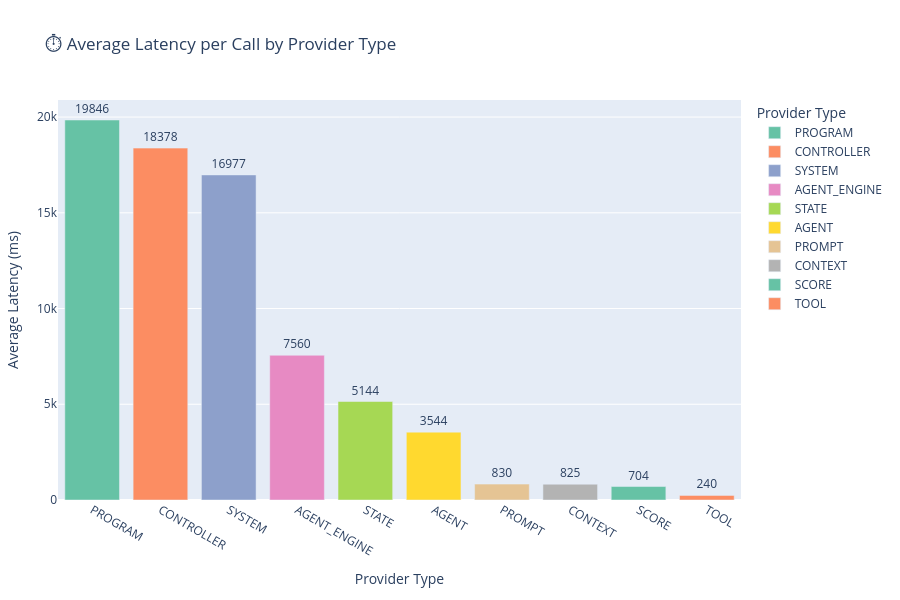

Notebook code for this chart:
### Markdown cell above
### ⏱️ Average Latency per Call by Provider Type

This bar chart displays the **average execution time per invocation** for each `provider_type`, providing a normalized view of performance cost.

#### 🧠 What this code does:
- Groups the log (`df`) by `provider_type`.
- Calculates:
  - **Total latency** (`sum`)
  - **Call count** (`count`)
  - **Average latency per call** (normalized by dividing total by count)
- Rounds the average values to **integers** for cleaner chart labels.
- Renders a **bar chart** with color-coded provider types using a consistent palette.

#### 🔍 What you're observing:
- This view accounts for how frequently a provider is called, exposing **per-call cost**.
- Helpful for spotting **low-frequency but expensive providers** (e.g., `agent_engine`) vs. **high-frequency lightweight tools**.
- Guides decisions around **caching**, **parallelization**, or **refactoring** based on execution efficiency.

Use this alongside total latency charts to balance **frequency** and **impact** across the system.

### Code cell
import plotly.express as px

# Work on a copy to preserve the original DataFrame
df_avg_latency = df.copy()

# Truncate provider_type to the part after the last '.'
df_avg_latency['provider_type'] = df_avg_latency['provider_type'].apply(lambda x: x.split('.')[-1])

# Compute total latency and call count per provider type
latency_stats = (
    df_avg_latency.groupby("provider_type")["latency_ms"]
    .agg(total_latency="sum", call_count="count")
    .reset_index()
)

# Calculate average latency per call
latency_stats["avg_latency_per_call"] = latency_stats["total_latency"] / latency_stats["call_count"]

# Convert for display
latency_stats["avg_latency_label"] = latency_stats["avg_latency_per_call"].round().astype(int)

# Sort for better visual layout
latency_stats = latency_stats.sort_values("avg_latency_per_call", ascending=False)

# Plot
fig = px.bar(
    latency_stats,
    x="provider_type",
    y="avg_latency_per_call",
    text="avg_latency_label",
    title="⏱️ Average Latency per Call by Provider Type",
    labels={"provider_type": "Provider Type", "avg_latency_per_call": "Avg Latency (ms)"},
    color="provider_type",
    color_discrete_sequence=px.colors.qualitative.Set2
)

fig.update_traces(textposition="outside")

fig.update_layout(
    height=600,
    margin=dict(t=100, b=100, l=50, r=50),
    xaxis_title="Provider Type",
    yaxis_title="Average Latency (ms)"
)

fig.show()

### Figure 1 — Plotly figure (JSON) as saved in the notebook; plotly's stock layout.template omitted (floating-point values rounded to 4 significant figures)
{"data": [{"hovertemplate": "Provider Type=%{x}<br>Avg Latency (ms)=%{y}<br>avg_latency_label=%{text}<extra></extra>", "legendgroup": "PROGRAM", "marker": {"color": "rgb(102,194,165)", "pattern": {"shape": ""}}, "name": "PROGRAM", "orientation": "v", "showlegend": true, "text": [19850.0], "textposition": "outside", "type": "bar", "x": ["PROGRAM"], "xaxis": "x", "y": [19850.0], "yaxis": "y"}, {"hovertemplate": "Provider Type=%{x}<br>Avg Latency (ms)=%{y}<br>avg_latency_label=%{text}<extra></extra>", "legendgroup": "CONTROLLER", "marker": {"color": "rgb(252,141,98)", "pattern": {"shape": ""}}, "name": "CONTROLLER", "orientation": "v", "showlegend": true, "text": [18380.0], "textposition": "outside", "type": "bar", "x": ["CONTROLLER"], "xaxis": "x", "y": [18380.0], "yaxis": "y"}, {"hovertemplate": "Provider Type=%{x}<br>Avg Latency (ms)=%{y}<br>avg_latency_label=%{text}<extra></extra>", "legendgroup": "SYSTEM", "marker": {"color": "rgb(141,160,203)", "pattern": {"shape": ""}}, "name": "SYSTEM", "orientation": "v", "showlegend": true, "text": [16980.0], "textposition": "outside", "type": "bar", "x": ["SYSTEM"], "xaxis": "x", "y": [16980.0], "yaxis": "y"}, {"hovertemplate": "Provider Type=%{x}<br>Avg Latency (ms)=%{y}<br>avg_latency_label=%{text}<extra></extra>", "legendgroup": "AGENT_ENGINE", "marker": {"color": "rgb(231,138,195)", "pattern": {"shape": ""}}, "name": "AGENT_ENGINE", "orientation": "v", "showlegend": true, "text": [7560.0], "textposition": "outside", "type": "bar", "x": ["AGENT_ENGINE"], "xaxis": "x", "y": [7560.0], "yaxis": "y"}, {"hovertemplate": "Provider Type=%{x}<br>Avg Latency (ms)=%{y}<br>avg_latency_label=%{text}<extra></extra>", "legendgroup": "STATE", "marker": {"color": "rgb(166,216,84)", "pattern": {"shape": ""}}, "name": "STATE", "orientation": "v", "showlegend": true, "text": [5144.0], "textposition": "outside", "type": "bar", "x": ["STATE"], "xaxis": "x", "y": [5144.0], "yaxis": "y"}, {"hovertemplate": "Provider Type=%{x}<br>Avg Latency (ms)=%{y}<br>avg_latency_label=%{text}<extra></extra>", "legendgroup": "AGENT", "marker": {"color": "rgb(255,217,47)", "pattern": {"shape": ""}}, "name": "AGENT", "orientation": "v", "showlegend": true, "text": [3544.0], "textposition": "outside", "type": "bar", "x": ["AGENT"], "xaxis": "x", "y": [3544.0], "yaxis": "y"}, {"hovertemplate": "Provider Type=%{x}<br>Avg Latency (ms)=%{y}<br>avg_latency_label=%{text}<extra></extra>", "legendgroup": "PROMPT", "marker": {"color": "rgb(229,196,148)", "pattern": {"shape": ""}}, "name": "PROMPT", "orientation": "v", "showlegend": true, "text": [830.0], "textposition": "outside", "type": "bar", "x": ["PROMPT"], "xaxis": "x", "y": [830.0], "yaxis": "y"}, {"hovertemplate": "Provider Type=%{x}<br>Avg Latency (ms)=%{y}<br>avg_latency_label=%{text}<extra></extra>", "legendgroup": "CONTEXT", "marker": {"color": "rgb(179,179,179)", "pattern": {"shape": ""}}, "name": "CONTEXT", "orientation": "v", "showlegend": true, "text": [825.0], "textposition": "outside", "type": "bar", "x": ["CONTEXT"], "xaxis": "x", "y": [825.0], "yaxis": "y"}, {"hovertemplate": "Provider Type=%{x}<br>Avg Latency (ms)=%{y}<br>avg_latency_label=%{text}<extra></extra>", "legendgroup": "SCORE", "marker": {"color": "rgb(102,194,165)", "pattern": {"shape": ""}}, "name": "SCORE", "orientation": "v", "showlegend": true, "text": [704.0], "textposition": "outside", "type": "bar", "x": ["SCORE"], "xaxis": "x", "y": [704.1], "yaxis": "y"}, {"hovertemplate": "Provider Type=%{x}<br>Avg Latency (ms)=%{y}<br>avg_latency_label=%{text}<extra></extra>", "legendgroup": "TOOL", "marker": {"color": "rgb(252,141,98)", "pattern": {"shape": ""}}, "name": "TOOL", "orientation": "v", "showlegend": true, "text": [240.0], "textposition": "outside", "type": "bar", "x": ["TOOL"], "xaxis": "x", "y": [240.5], "yaxis": "y"}], "layout": {"barmode": "relative", "height": 600, "legend": {"title": {"text": "Provider Type"}, "tracegroupgap": 0}, "margin": {"b": 100, "l": 50, "r": 50, "t": 100}, "title": {"text": "⏱️ Average Latency per Call by Provider Type"}, "xaxis": {"anchor": "y", "categoryarray": ["PROGRAM", "CONTROLLER", "SYSTEM", "AGENT_ENGINE", "STATE", "AGENT", "PROMPT", "CONTEXT", "SCORE", "TOOL"], "categoryorder": "array", "domain": [0, 1], "title": {"text": "Provider Type"}}, "yaxis": {"anchor": "x", "domain": [0, 1], "title": {"text": "Average Latency (ms)"}}}}
